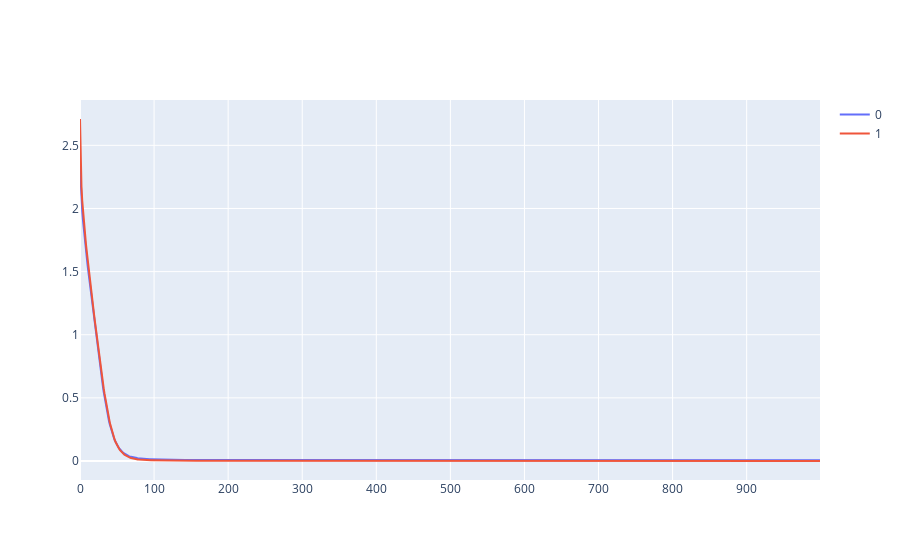

The cell this chart's notebook holds for it:
### Code cell
lines([test_losses, train_losses])

### Figure 1 — Plotly figure (JSON) as saved in the notebook; plotly's stock layout.template omitted (floating-point values rounded to 4 significant figures; data arrays with more than 128 entries replaced by an {"elided": "..."} marker saying what was removed)
{"data": [{"mode": "lines", "name": "0", "type": "scatter", "x": {"elided": "1000 int values"}, "y": {"elided": "1000 float values"}}, {"mode": "lines", "name": "1", "type": "scatter", "x": {"elided": "1000 int values"}, "y": {"elided": "1000 float values"}}], "layout": {"title": {"text": ""}, "xaxis": {"title": {"text": ""}}, "yaxis": {"title": {"text": ""}}}}
